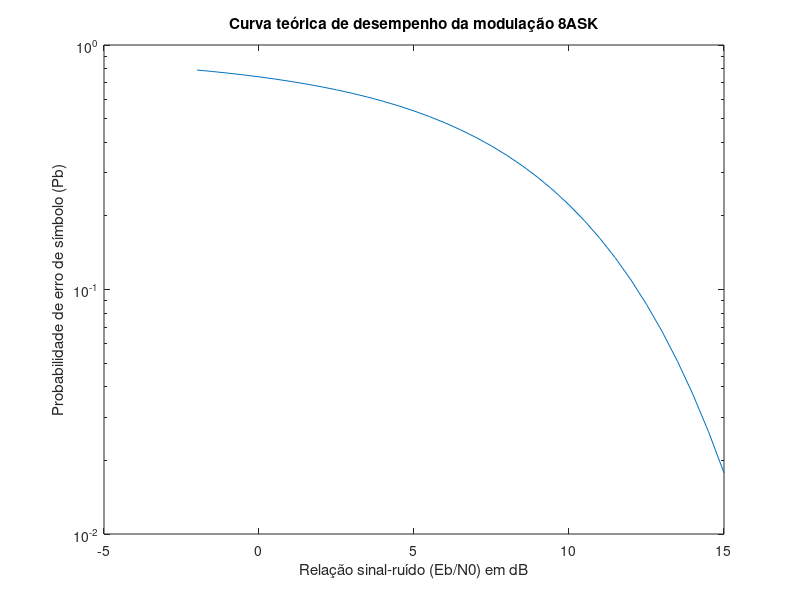

This chart was generated by the following MATLAB code:
function Curva_teorica_16QAM()
SNR_dB = -2:0.5:15;
SNR = 10.^(SNR_dB/10);
p = (1- 1/4)*erfc(sqrt(3/30*SNR));
Ps = 1 - (1 - p).^2;
semilogy(SNR_dB, Ps);
xlabel('Relação sinal-ruído (Eb/N0) em dB');
ylabel('Probabilidade de erro de símbolo (Pb)');
title('Curva teórica de desempenho da modulação 8ASK');
end
